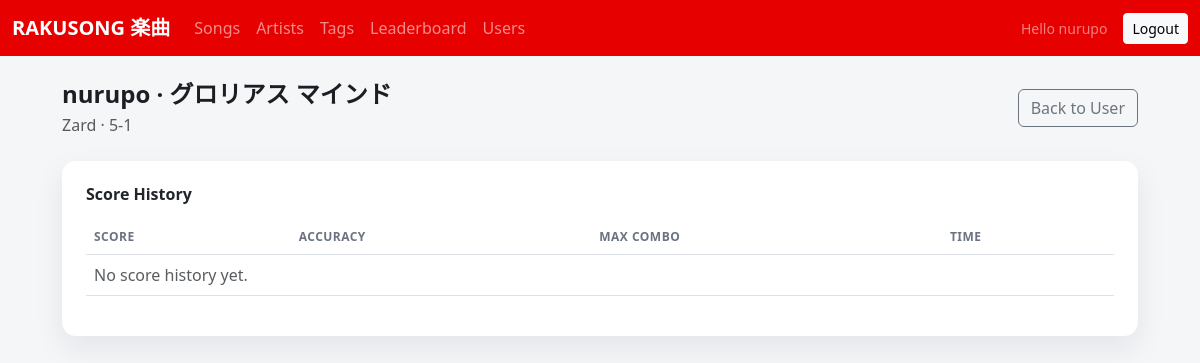
Page /ui/users/1/songs/6/ (signed in) on the earlier database version.
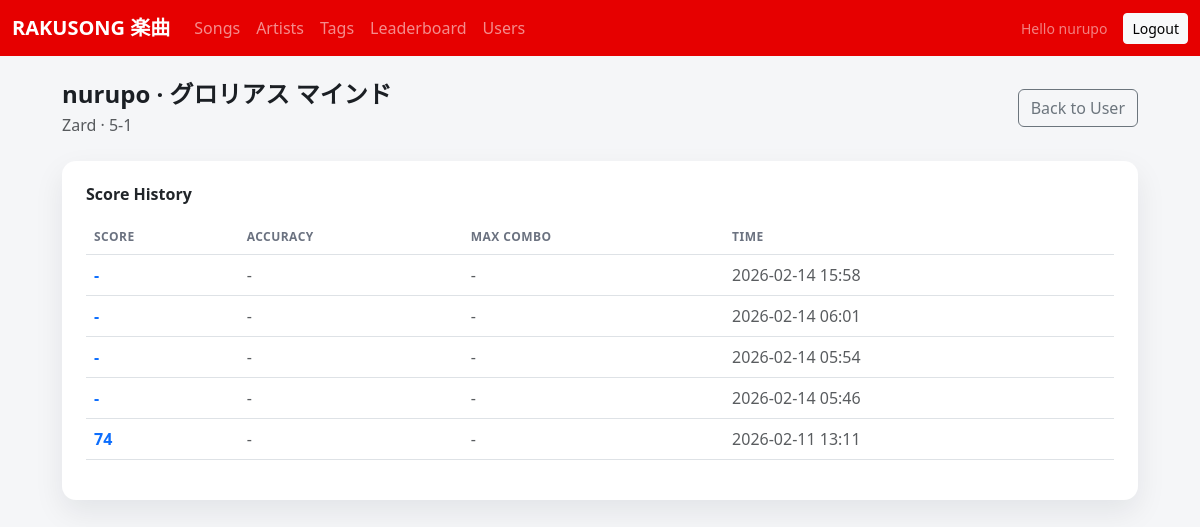
Same page on the later database version.
### users/models.py (models this page shows)
class ScoreHistory(models.Model):
    user = models.ForeignKey(settings.AUTH_USER_MODEL, on_delete=models.CASCADE, related_name='score_history')
    song = models.ForeignKey(Song, on_delete=models.CASCADE, related_name='score_history')
    score = models.PositiveIntegerField(null=True, blank=True)
    accuracy = models.DecimalField(max_digits=5, decimal_places=2, null=True, blank=True)
    max_combo = models.PositiveIntegerField(null=True, blank=True)
    version = models.CharField(max_length=32, blank=True)
    f0_curve = models.JSONField(null=True, blank=True)
    technique_counts = models.JSONField(null=True, blank=True)
    created_at = models.DateTimeField(auto_now_add=True)
    class Meta:
        indexes = [
            models.Index(fields=['user', '-created_at']),
            models.Index(fields=['song', '-created_at']),
        ]

### users/views_ui.py (the view)
@login_required
def user_song_detail(request, pk, song_id):
    User = get_user_model()
    user = get_object_or_404(User, pk=pk)
    song = get_object_or_404(Song, pk=song_id)
    histories = (
        ScoreHistory.objects
        .filter(user=user, song=song)
        .order_by('-created_at')
    )
    return render(
        request,
        'users/user_song_detail.html',
        {
            'user_obj': user,
            'song': song,
            'histories': histories,
        },
    )

### templates/users/user_song_detail.html (shortened to what this page needs)
{% extends 'base.html' %}
{% block content %}
<div class="d-flex flex-wrap justify-content-between align-items-center mb-4">
  <div>
    <h1 class="h4 fw-bold mb-1">{{ user_obj.username }} · {{ song.title }}</h1>
    <div class="text-muted">{{ song.artist|default:'Unknown Artist' }} · {{ song.code }}</div>
  </div>
  <div class="d-flex gap-2">
    <a class="btn btn-outline-secondary" href="{% url 'ui_user_detail' user_obj.id %}">Back to User</a>
  </div>
</div>
<div class="card p-4">
  <h2 class="h6 fw-semibold mb-3">Score History</h2>
  <div class="table-responsive">
    <table class="table align-middle">
      <thead>
        <tr>
          <th>Score</th>
          <th>Accuracy</th>
          <th>Max Combo</th>
          <th>Time</th>
        </tr>
      </thead>
      <tbody>
        {% for history in histories %}
        <tr>
          <td>
            <a class="fw-semibold text-decoration-none" href="{% url 'ui_user_score_detail' user_obj.id song.id history.id %}">{{ history.score|default:'-' }}</a>
          </td>
          <td class="text-muted">{% if history.accuracy %}{{ history.accuracy }}{% else %}-{% endif %}</td>
          <td class="text-muted">{% if history.max_combo %}{{ history.max_combo }}{% else %}-{% endif %}</td>
          <td class="text-muted">{{ history.created_at|date:"Y-m-d H:i" }}</td>
        </tr>
        {% empty %}
        <tr>
          <td colspan="4" class="text-muted">No score history yet.</td>
        </tr>
        {% endfor %}
      </tbody>
    </table>
  </div>
</div>
{% endblock %}

Differences in the rows shown:
added ScoreHistory: score "-", created_at "2026-02-14 15:58"
added ScoreHistory: score "-", created_at "2026-02-14 06:01"
added ScoreHistory: score "-", created_at "2026-02-14 05:54"
added ScoreHistory: score "-", created_at "2026-02-14 05:46"
added ScoreHistory: score "74", created_at "2026-02-11 13:11"
Other differences:
text no longer shown: "No score history yet."
